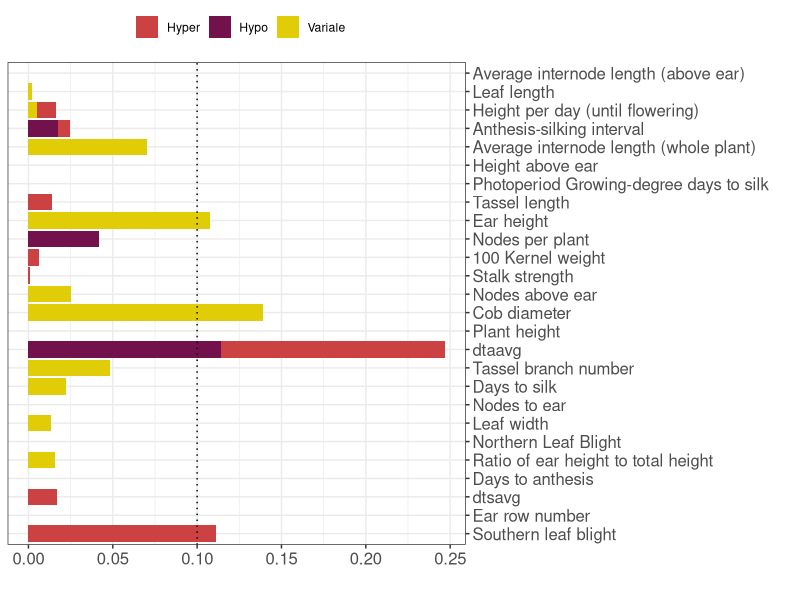
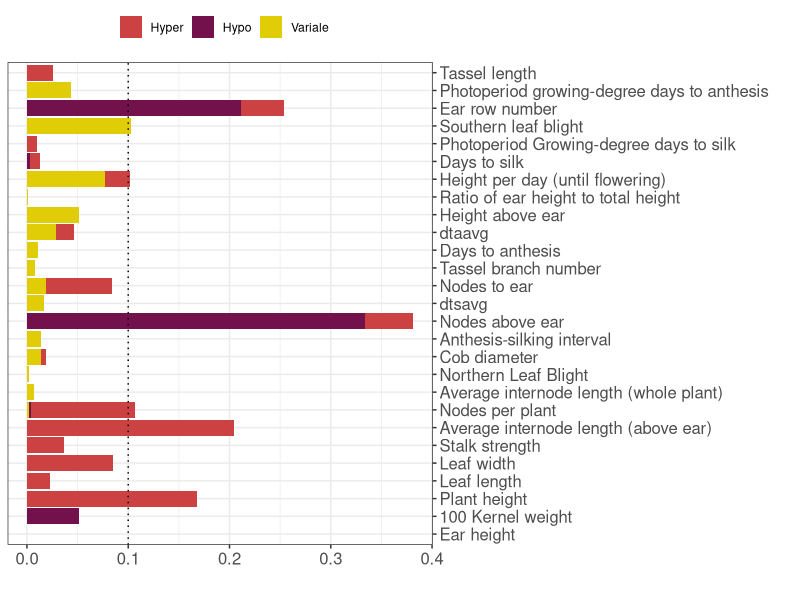

The R script that drew these images, in order:
## ---- chunk 1
knitr::opts_chunk$set(echo = TRUE) 
knitr::opts_knit$set(root.dir=normalizePath('../../')) 
#library(tidyverse)
## ---- chunk 2

library("dplyr")
library("tidyr")
library("ggplot2")


mybarplot <- function(df=cg){
  cg1 <- df
  cg1$trait <- as.character(cg1$trait)
  cg1$pretty_name <- as.character(cg1$pretty_name)
  cg1[is.na(cg1$pretty_name), ]$pretty_name <- cg1[is.na(cg1$pretty_name), ]$trait
  subcg1 <- cg1[, c("pretty_name", "Her_K1", "Her_K2", "Her_K3", "Her_K4", "Her_K5")]
  subcg1$h2 <- subcg1$Her_K1 + subcg1$Her_K4 + subcg1$Her_K5
  subcg1 <- subcg1[order(subcg1$h2, decreasing = F),]
  subcg1$od <- 1:nrow(subcg1)

  subcg1$pretty_name <- factor(subcg1$pretty_name,  levels=subcg1$pretty_name)
  df <- gather(data=subcg1, key=k, value="var", 3:5)
  
  p <- ggplot(df, aes(x=pretty_name, y=var, fill=k), position = position_stack(reverse = TRUE)) +
    geom_bar(stat="identity") +
    coord_flip() +
    theme_bw() +
    xlab("") +
    ylab("") +
    geom_hline(yintercept=0.1, linetype="dotted") +
    scale_x_discrete(position = "top") +
    geom_vline(xintercept=0.1, linetype="dotted") +
    # https://www.color-hex.com/color-palette/73961
    scale_fill_manual(values=c("#cc4141", "#72114b", "#e1cd07"),
                      name=c(""),
                      labels=c("Hyper", "Hypo", "Variale")) +
    #scale_fill_discrete(name="", labels=c("Exon", "Intron")) +
    theme(legend.position="top", axis.text=element_text(size=12), axis.title=element_text(size=15) )
  #########
  return(p)
}



cg <- read.csv("cache/rare_common_h2_CG.csv")
cg <- subset(cg, Her_ALL >0)
pdf("graphs/barplot_CG_teo-lr.pdf", width = 8, height=8)
mybarplot(df=cg)
dev.off()  

chg <- read.csv("cache/rare_common_h2_CHG.csv")
pdf("graphs/barplot_CHG_teo-lr.pdf", width = 8, height=8)
mybarplot(df=chg)
dev.off()  


